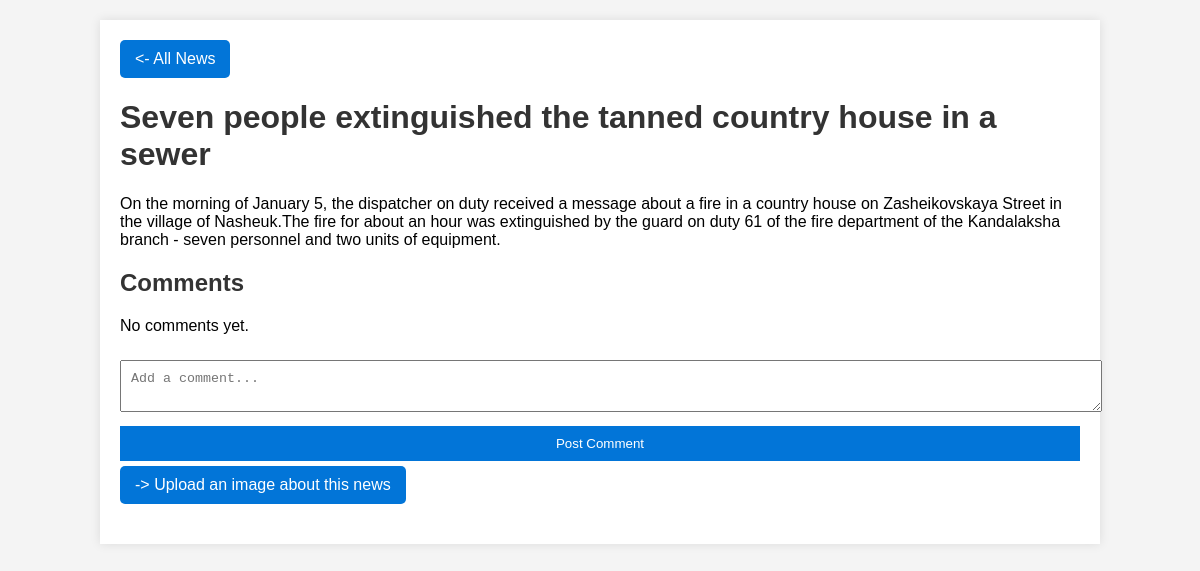
Screenshot of /news/180/ (signed in) with the database file from the repository.
### russianNews/models.py (models this page shows)
class NewsItem(models.Model):
    title_en = models.CharField(max_length=200)
    title_ru = models.CharField(max_length=200)
    link = models.URLField()
    description_en = models.TextField()
    description_ru = models.TextField()
    category_en = models.CharField(max_length=100)
    category_ru = models.CharField(max_length=100)
    pub_date = models.DateTimeField()

### russianNews/views.py (the view)
# urls.py: path('news/<int:pk>/', views.news_detail, name='news_detail'),
@login_required
def news_detail(request, pk):
    news_item = get_object_or_404(NewsItem, pk=pk)
    if request.method == 'POST':
        form = CommentForm(request.POST)
        if form.is_valid():
            comment = form.save(commit=False)
            comment.news_item = news_item
            comment.author = request.user
            comment.save()
            return redirect('news_detail', pk=news_item.pk)
    else:
        form = CommentForm()
    return render(request, 'news_detail.html', {'news_item': news_item, 'form': form})

### russianNews/forms.py
class CommentForm(forms.ModelForm):
    class Meta:
        model = Comment
        fields = ('content',)

### russianNews/templates/news_detail.html (shortened to what this page needs)
{% load i18n %}
<!DOCTYPE html>
<html lang="en">
<head>
</head>
<body>
<div class="container">
    <div style="margin-bottom: 20px;">
        <a href="{% url 'news_list' %}"
           style="background-color: #0275d8; color: white; padding: 10px 15px; text-decoration: none; border-radius: 5px; display: inline-block;">
            <- {% trans 'All News' %}
        </a>
    </div>
    <h1>
        {% if request.LANGUAGE_CODE == "en" %}
            {{ news_item.title_en }}
        {% else %}
            {{ news_item.title_ru }}
        {% endif %}
    </h1>
    <div class="news-content">
        <p>
            {% if request.LANGUAGE_CODE == "en" %}
                {{ news_item.description_en }}
            {% else %}
                {{ news_item.description_ru }}
            {% endif %}
        </p>
    </div>
    <div class="comments-section">
        <h2>{% trans 'Comments' %}</h2>
        {% for comment in news_item.comments.all %}
            <div class="comment">
                <span class="comment-author">{{ comment.author.username }}</span>
                <span class="comment-date">{{ comment.created_at|date:"d.m.Y H:i" }}</span>
                <p class="comment-content">{{ comment.content }}</p>
                {% if request.user == comment.author or request.user.is_staff %}
                    <form action="{% url 'delete_comment' comment.id %}" method="post" style="display:inline;">
                        {% csrf_token %}
                        <button type="submit" class="delete-button">{% trans 'Delete' %}</button>
                    </form>
                {% endif %}
            </div>
        {% empty %}
            <p>{% trans 'No comments yet.' %}</p>
        {% endfor %}
    </div>
    <form method="post">
        <textarea name="content" placeholder="{% trans 'Add a comment...' %}"></textarea>
        <button type="submit">{% trans 'Post Comment' %}</button>
    </form>
    <div style="margin-bottom: 20px;">
        <a href="{% url 'get_image' %}"
           style="background-color: #0275d8; color: white; padding: 10px 15px; text-decoration: none; border-radius: 5px; display: inline-block;">
            -> {% trans 'Upload an image about this news' %}
        </a>
    </div>
</div>
</body>
</html>

### russianNews/templates/news_detail.html (style rules this page uses)
body { font-family: Arial, sans-serif; background-color: #f4f4f4; margin: 0; padding: 0; }
.container { width: 80%; margin: 20px auto; background-color: white; padding: 20px; box-shadow: 0 0 10px rgba(0, 0, 0, 0.1); }
h1, h2 { color: #333; }
.news-content, .comments-section { margin-top: 20px; }
form { margin-top: 20px; }
input, textarea, button { width: 100%; margin: 5px 0; padding: 10px; }
button { background-color: #0275d8; color: white; border: none; cursor: pointer; }

### rows the page displays
NewsItem: title_en "Seven people extinguished the tanned country house in a sewer", description_en "On the morning of January 5, the dispatcher on duty received a message about a fire in a country house on Zasheikovskaya Street in the village of Nasheuk.The fire for about an hour was extinguished by the guard on duty 61 of the fire department of the Kandalaksha branch - seven personnel and two units of equipment."
